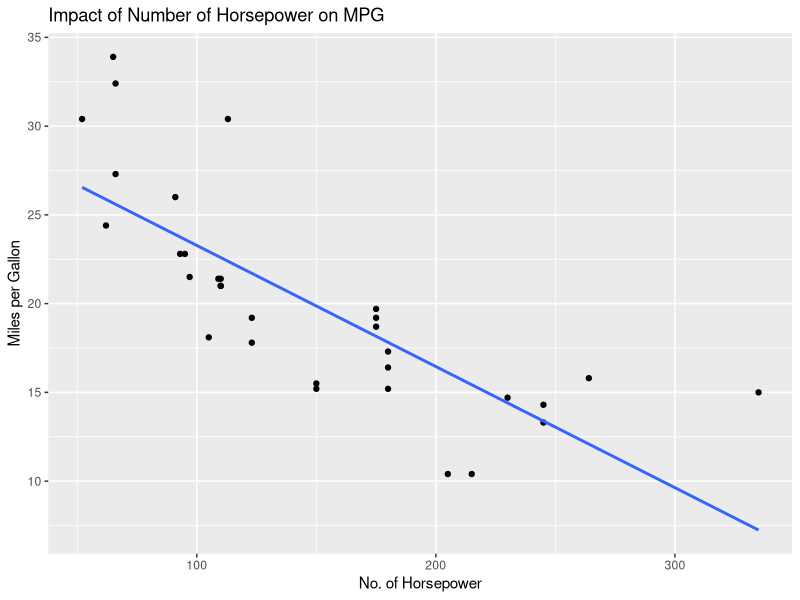
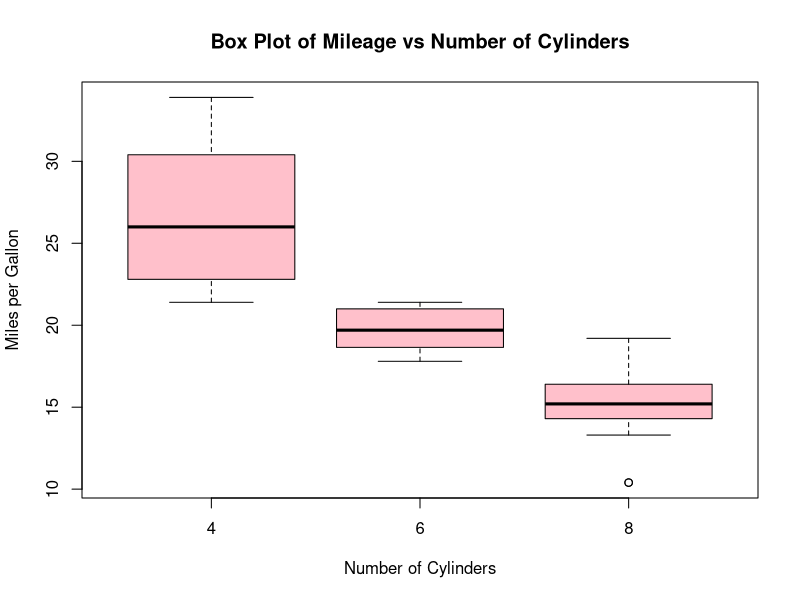
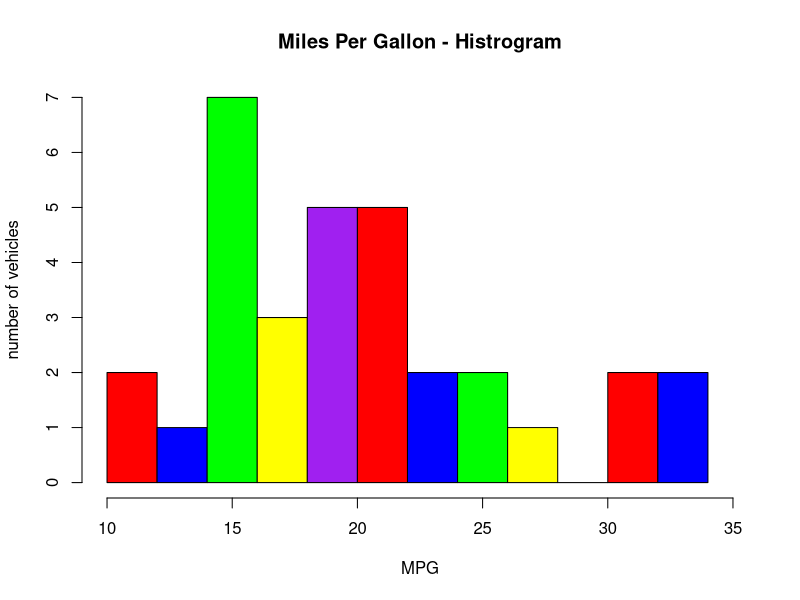
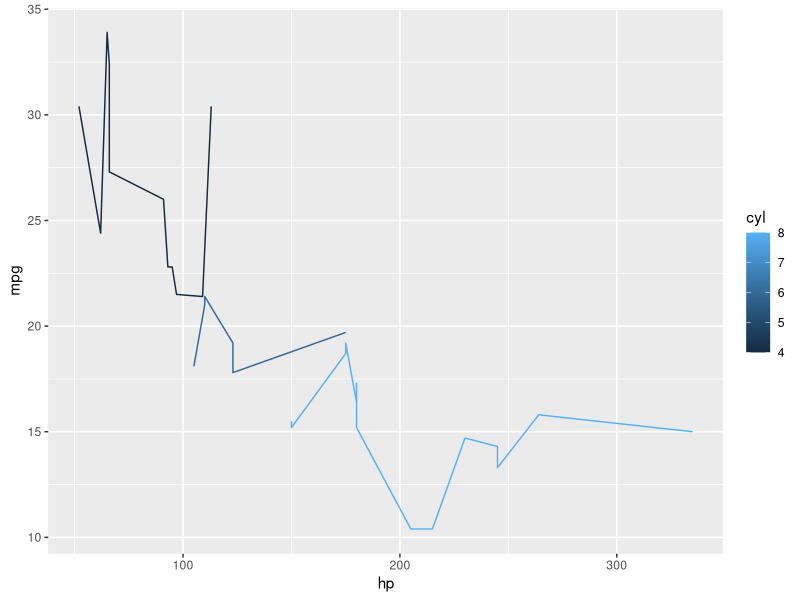
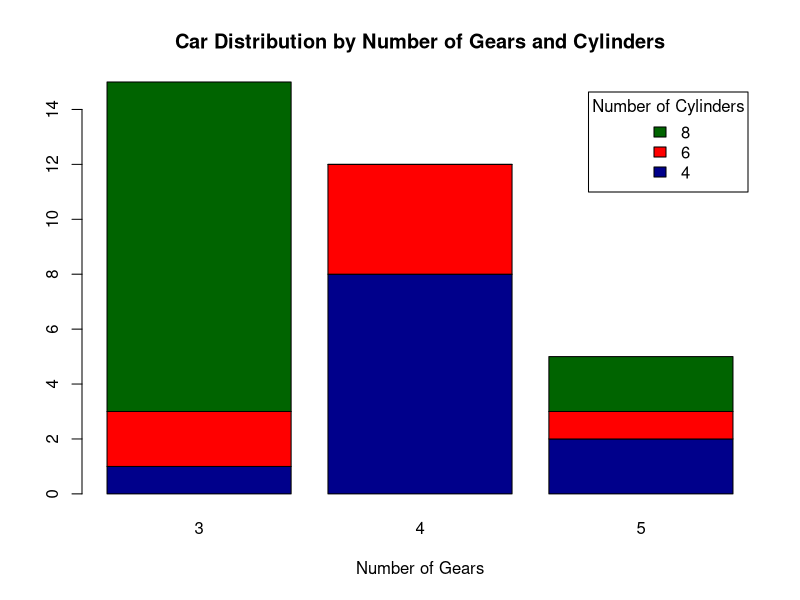

Recreate these plots in R, in order.
# Assignment Question 12
# create below plots for the mtcars also write your inferences for each and every plot (use ggplot package) Use Different ( Size , Colour )

data(mtcars)
mtcars
df <- mtcars

library(ggplot2)
library(dplyr)

# scatter plot
scatplot <- ggplot(mtcars, aes(hp, mpg)) + geom_point() +
  geom_smooth(method = "lm", se = FALSE) +
  ylab("Miles per Gallon") +
  xlab("No. of Horsepower") +
  ggtitle("Impact of Number of Horsepower on MPG")
scatplot

# Inference
# It can be inferred from this scatterplot that as the horsepower of a particular
# vehicle increases it has a negative impact on the miles per gallon.The miles per 
# gallon of a vehicle decreases with the increase in HP giving it a negative correlation.

# Box Plot

box.p <- boxplot(mtcars$mpg ~ mtcars$cyl, main = "Box Plot of Mileage vs Number of Cylinders", xlab = "Number of Cylinders", ylab = "Miles per Gallon", 
                 col = "pink")
box.p

# Inference
# It can be inferred from this box plot that average miles per gallon per car is higher for
# lower number of cylinders that is mpg decreases as the number of cylinders increase, we can also
# notice that the cylinder ground 8 has a outlier with a very low miles per gallon value.
# It can also be inferred that there is high variablity in the mpg values of cars with 4 cylinders
# as compared to cars with 6 or 8 cylinders this is shown by the bigger interquartile range in the box with
# 4 cylinders as compared to 6 or 8 cylinders.

# Histogram
colors <- c("Red","Blue","Green","Yellow","Purple")

hist(mtcars$mpg,
     col = colors,
     main = "Miles Per Gallon - Histrogram",
     breaks = 10,
     xlim = range(10:35),
     xlab = "MPG",
     ylab = "number of vehicles")

# Inference
# The histogram shows the frequency of vehicles with respect to the miles per gallon, it can
# be inferred that the maximum number of vehicles are in the 14 - 15 mpg range.

# Line graph

lc <- ggplot(mtcars, aes(x = hp, y = mpg,
                         group = cyl, color = cyl))

lc + geom_line()

# Inference 
# It can be clearly inferred from this chart that when the cylinder count in the car is
# is low the miles per gallon in high and the horse power is low but as the cylinder count 
# increases from to 6 and 8 the horse power of the vehicle goes up and the miles per gallon
# decreases.

# bar graph
stacked_count <- table(mtcars$cyl, mtcars$gear)
barplot(stacked_count, main="Car Distribution by Number of Gears and Cylinders",
       xlab="Number of Gears", col=c("darkblue","red","darkgreen"),
       legend = rownames(stacked_count), args.legend = list(title = "Number of Cylinders"))

# Inference 
# This stacked bar graph shows the distribution of cars based on the number of gears an number of cylinders.
# For the gear level 3, only one car has 4 cylinders, 2 cars have 6 clinders and the rest 12 of them have cylinders.
# Similarly for the gear level 4 there are no cars with 8 cylinders the data is distributed between 4 and 6 cylinders.
# Gear level 5 has only 5 cars, 2 of which have 4 cylinders, 1 has 6 and the rest 2 have 8 cylinders.
